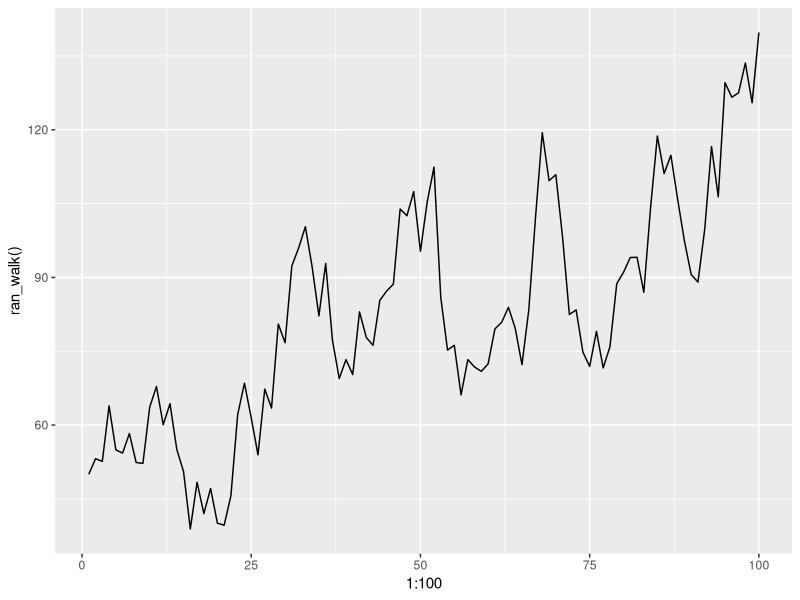
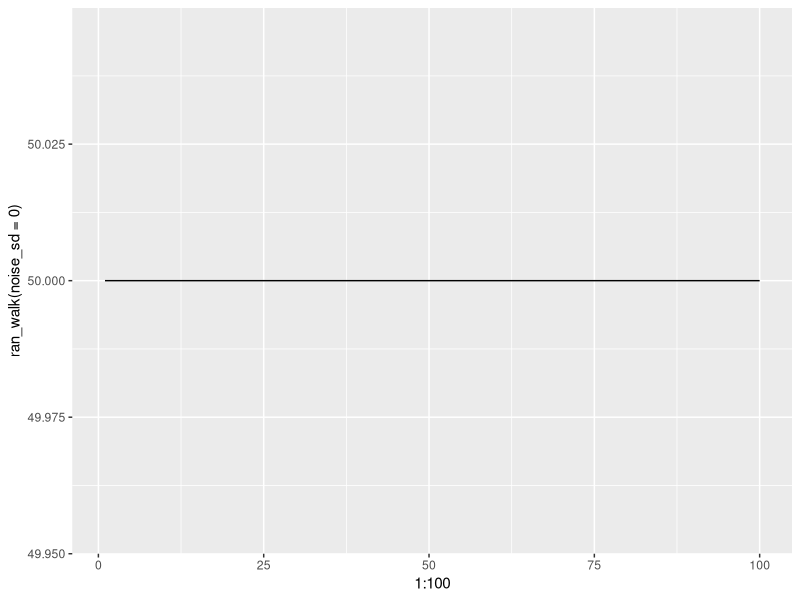
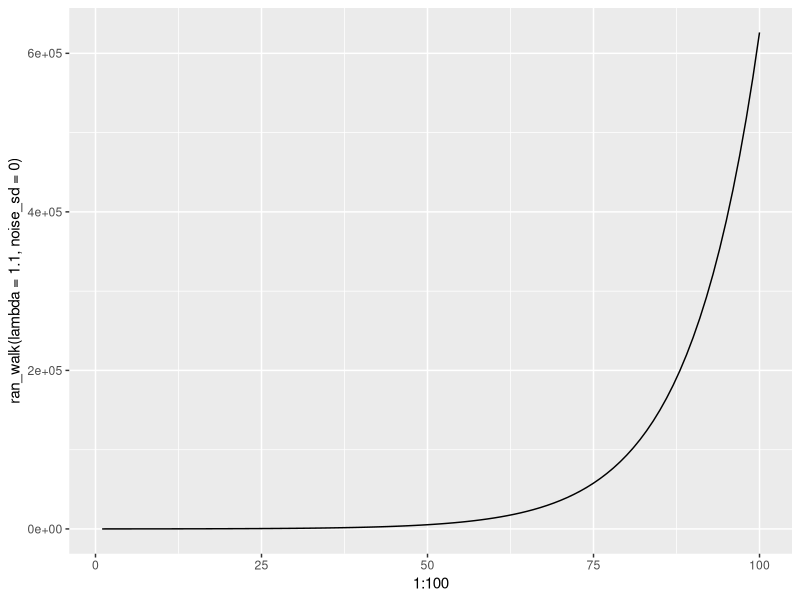
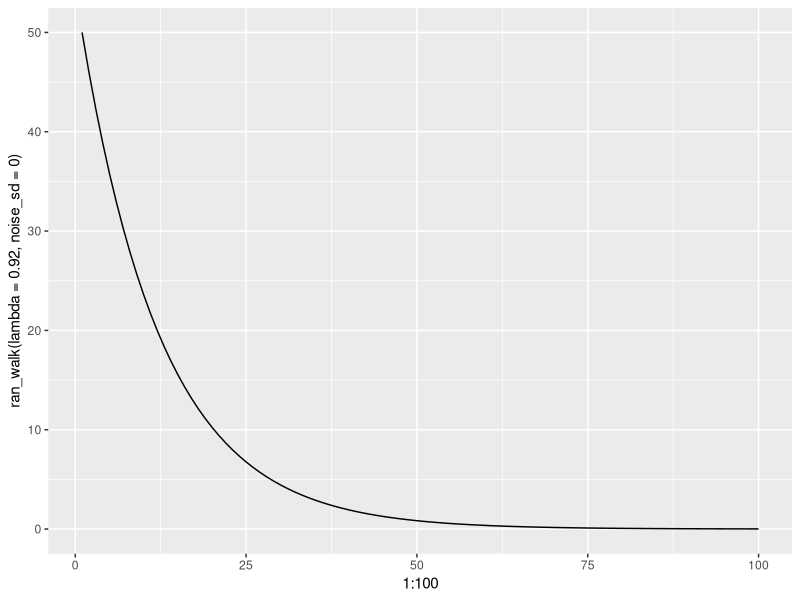
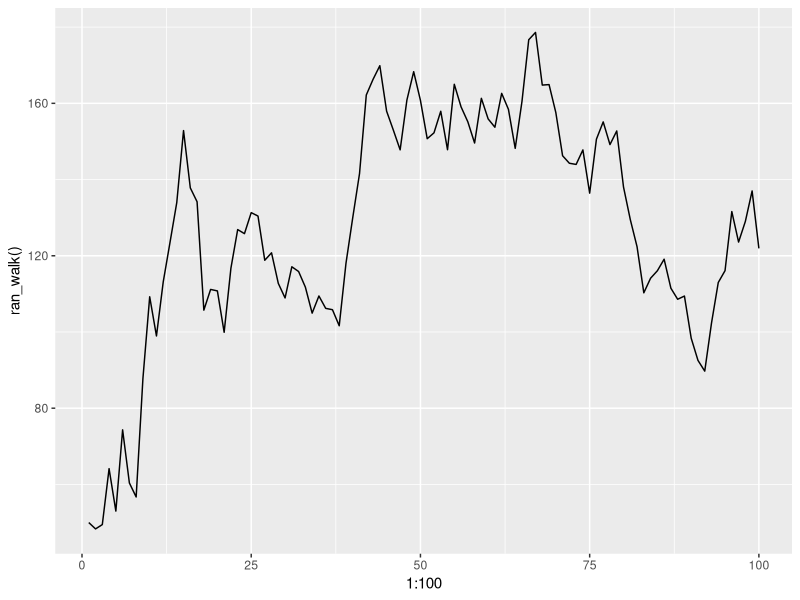
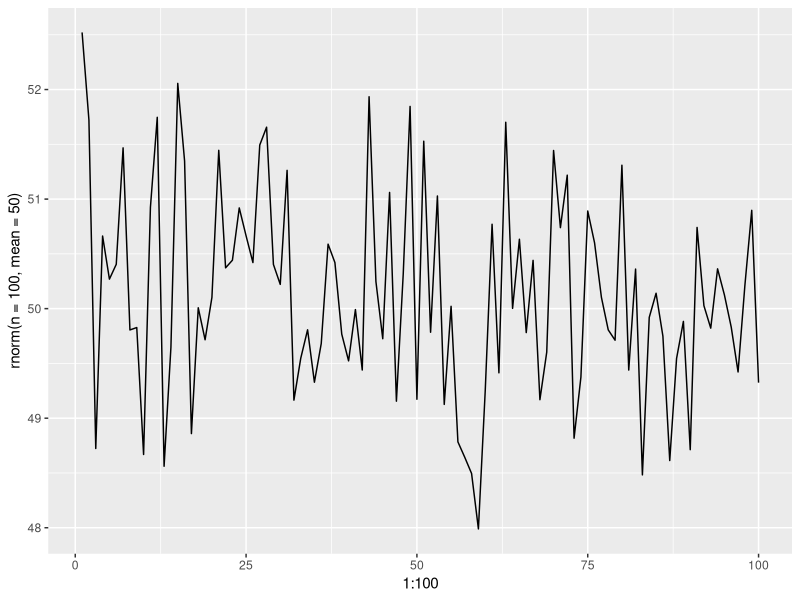
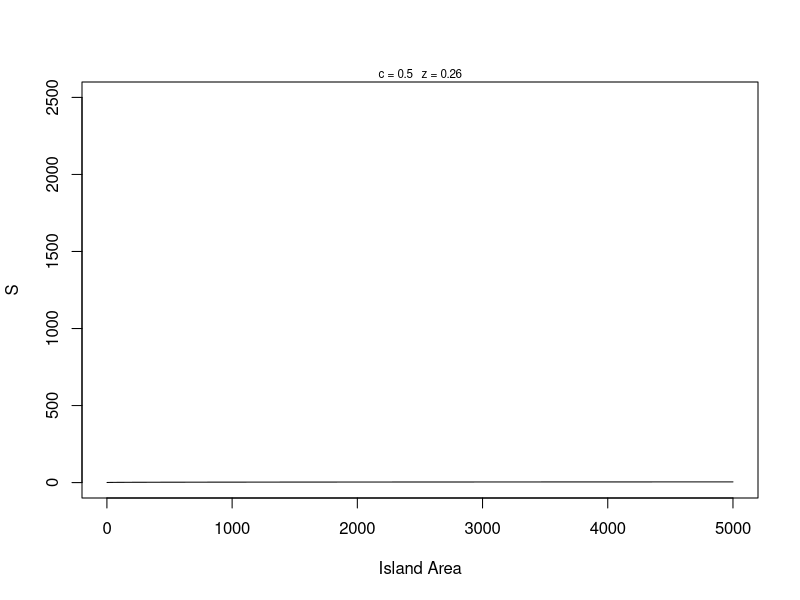
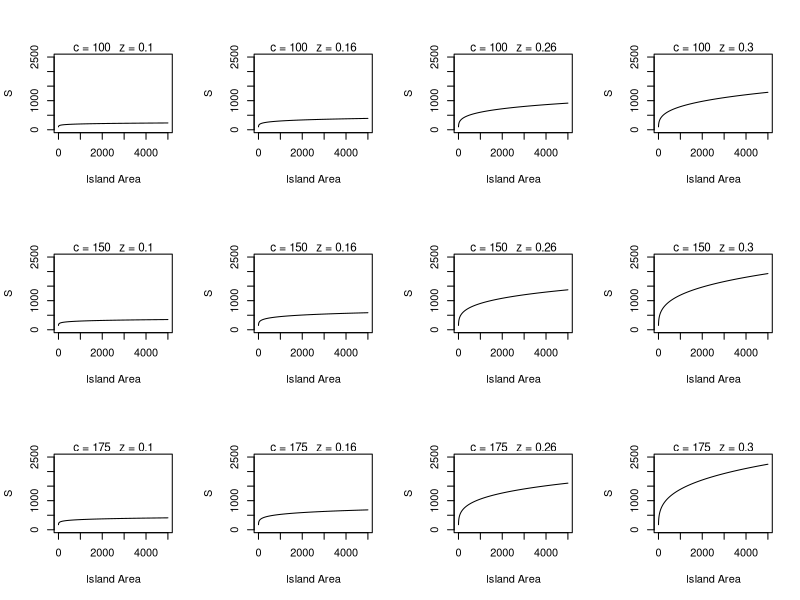

These charts were generated, in order, by the following R code:
# create a simple random growth population model function

##################################################
# FUNCTION: ran_walk
# stochastic random walk 
# input: times = number of time steps
#        n1 = initial population size (= n[1])
#        lambda = finite rate of increase
#        noise_sd = sd of a normal distribution with mean 0
# output: vector n with population sizes > 0 
#         until extinction, then NA 
#------------------------------------------------- 
# lambda=1.0 no change
# lambda=1.1 10% increase each time step
# lambda=0.98 2% decrease each time step 
# times= indicate step size

library(ggplot2)
ran_walk <- function(times=100,n1=50,lambda=1.00,noise_sd=10) {
  n <- rep(NA,times)  # create output vector
  n[1] <- n1 # initialize with starting population size
  noise <- rnorm(n=times,mean=0,sd=noise_sd) # create noise vector
  for(i in 1:(times-1)) {
    n[i + 1] <- lambda*n[i] + noise[i] #i counter element 
    if(n[i + 1] <=0) {
      n[i + 1] <- NA
      cat("Population extinction at time",i+1,"\n")
      break}
  }
  
  return(n)
}
ran_walk() #make possible so you can see the values. NA generated is less than what was generated. It can`t go further than 100 because of how it was setup.
#this case needs to use for loop
# explore paramaters in plot function. x will go from 1 to 100 and y is whatever we get in the ran_walk. Get random sequence as we have it. Line trace just as much as the population goes. which the max will be 100 but might end earlier depending of the NA 
qplot(x=1:100,y=ran_walk(),geom="line")

qplot(x=1:100,y=ran_walk(noise_sd=0),geom="line") #noise to 0 shuts the noise off to see deterministic. SHould show as a line, no up or down, this is a test to check that the code is correct

qplot(x=1:100,y=ran_walk(lambda=1.1,noise_sd=0),geom="line")

qplot(x=1:100,y=ran_walk(lambda=0.92,noise_sd=0),geom="line")

qplot(x=1:100,y=ran_walk(),geom="line")
qplot(x=1:100,y=rnorm(n=100,mean=50),geom="line")



m <- matrix(round(runif(20),digits=2),nrow=5)
# loop over rows
for (i in 1:nrow(m)) { # could use for (i in seq_len(nrow(m)))
  m[i,] <- m[i,] + i #loop gone one row at a time to make the calculation 
} 
print(m)

# Loop over columns
m <- matrix(round(runif(20),digits=2),nrow=5)
for (j in 1:ncol(m)) {
  m[,j] <- m[,j] + j
}
print(m)

# Loop over rows and columns
m <- matrix(round(runif(20),digits=2),nrow=5)
for (i in 1:nrow(m)) {
  for (j in 1:ncol(m)) {
    m[i,j] <- m[i,j] + i + j
  } # end of column j loop
} # end or row i loop
print(m) 
 #add column number and row number 

# S = cA^z species area function, but what does it look like??

##################################################
# function: SpeciesAreaCurve
#number of species in a island. in function of area
# creates power function relationship for S and A
# input: A is a vector of island areas
#        c is the intercept constant
#        z is the slope constant
# output: S is a vector of species richness values
#------------------------------------------------- 
species_area_curve <- function(A=1:5000,c= 0.5,z=0.26){
  
  S <- c*(A^z)
  return(S)
}
head(species_area_curve())

# second function to generate graph 
##################################################
# function: species_area_plot
# plot species area curves with parameter values
# input: A = vector of areas
#        c = single value for c parameter
#        z = single value for z parameter

# output: smoothed curve with parameters in graph
#------------------------------------------------- 
species_area_plot <- function(A=1:5000,c= 0.5,z=0.26) {
  plot(x=A,y=species_area_curve(A,c,z),type="l",xlab="Island Area",ylab="S",ylim=c(0,2500)) #l stand for line plot, ylab stand to how the y axis will be named 
  mtext(paste("c =", c,"  z =",z),cex=0.7) #mtext  is margin text 
  #      return()
}
species_area_plot()

# global variables
c_pars <- c(100,150,175)
z_pars <- c(0.10, 0.16, 0.26, 0.3)
par(mfrow=c(3,4))
for (i in seq_along(c_pars)) {
  for (j in seq_along(z_pars)) {
    species_area_plot(c=c_pars[i],z=z_pars[j])
  }
} 
# enables to see how the model will look under differnt conditions of c and z. Made 12 passes that match the 12 plots.
